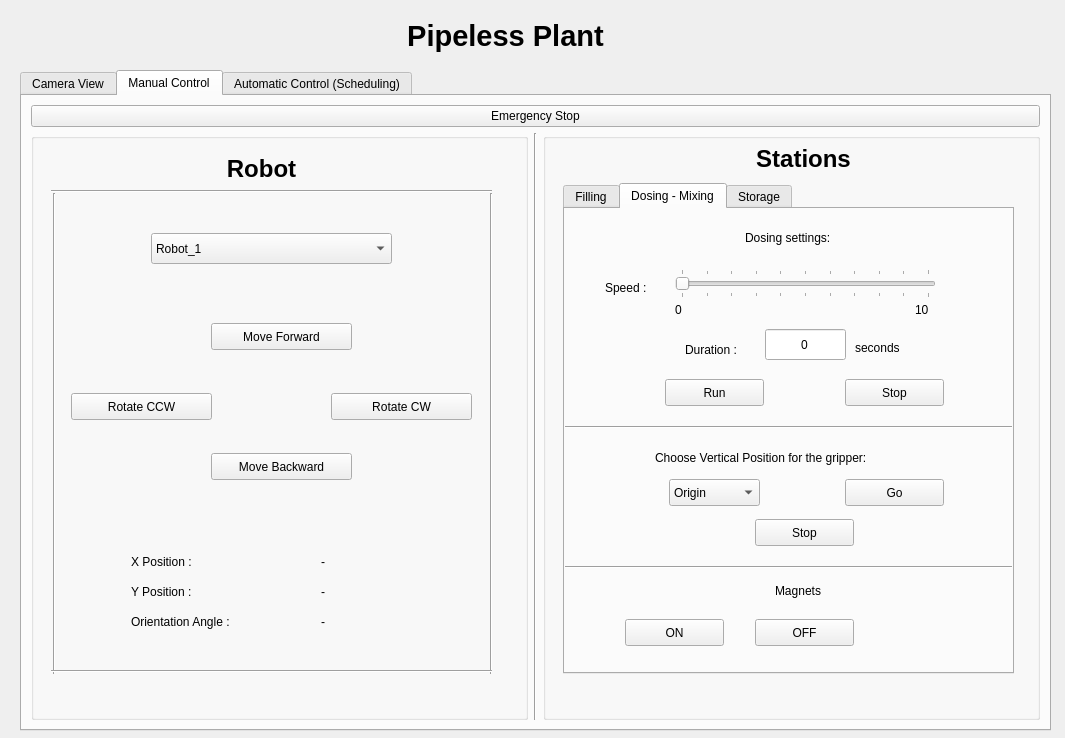
<?xml version="1.0" encoding="UTF-8"?>
<ui version="4.0">
 <class>mainForm</class>
 <widget class="QWidget" name="mainForm">
  <property name="geometry">
   <rect>
    <x>0</x>
    <y>0</y>
    <width>1065</width>
    <height>738</height>
   </rect>
  </property>
  <property name="sizePolicy">
   <sizepolicy hsizetype="Fixed" vsizetype="Fixed">
    <horstretch>0</horstretch>
    <verstretch>0</verstretch>
   </sizepolicy>
  </property>
  <property name="minimumSize">
   <size>
    <width>1065</width>
    <height>738</height>
   </size>
  </property>
  <property name="maximumSize">
   <size>
    <width>1065</width>
    <height>738</height>
   </size>
  </property>
  <property name="windowTitle">
   <string>Pipeless Plant Application</string>
  </property>
  <widget class="QTabWidget" name="mainTabWidget">
   <property name="geometry">
    <rect>
     <x>20</x>
     <y>70</y>
     <width>1031</width>
     <height>661</height>
    </rect>
   </property>
   <property name="sizePolicy">
    <sizepolicy hsizetype="Fixed" vsizetype="Fixed">
     <horstretch>0</horstretch>
     <verstretch>0</verstretch>
    </sizepolicy>
   </property>
   <property name="minimumSize">
    <size>
     <width>0</width>
     <height>0</height>
    </size>
   </property>
   <property name="currentIndex">
    <number>1</number>
   </property>
   <widget class="QWidget" name="camera_tab">
    <attribute name="title">
     <string>Camera View</string>
    </attribute>
    <widget class="QLabel" name="cameraView_label">
     <property name="geometry">
      <rect>
       <x>20</x>
       <y>20</y>
       <width>971</width>
       <height>621</height>
      </rect>
     </property>
     <property name="frameShape">
      <enum>QFrame::Box</enum>
     </property>
     <property name="text">
      <string/>
     </property>
    </widget>
   </widget>
   <widget class="QWidget" name="manual_tab">
    <attribute name="title">
     <string>Manual Control</string>
    </attribute>
    <layout class="QGridLayout" name="gridLayout">
     <item row="0" column="0">
      <widget class="QPushButton" name="emergencyStop_button">
       <property name="text">
        <string>Emergency Stop</string>
       </property>
      </widget>
     </item>
     <item row="1" column="0">
      <layout class="QHBoxLayout" name="horizontalLayout_2">
       <item>
        <widget class="QGroupBox" name="robotGroupBox">
         <property name="autoFillBackground">
          <bool>false</bool>
         </property>
         <property name="title">
          <string/>
         </property>
         <property name="alignment">
          <set>Qt::AlignCenter</set>
         </property>
         <widget class="QComboBox" name="robots_comboBox">
          <property name="geometry">
           <rect>
            <x>120</x>
            <y>100</y>
            <width>241</width>
            <height>31</height>
           </rect>
          </property>
          <property name="currentIndex">
           <number>0</number>
          </property>
          <item>
           <property name="text">
            <string>Robot_1</string>
           </property>
          </item>
          <item>
           <property name="text">
            <string>Robot_2</string>
           </property>
          </item>
          <item>
           <property name="text">
            <string>Robot_3</string>
           </property>
          </item>
          <item>
           <property name="text">
            <string>Robot_4</string>
           </property>
          </item>
         </widget>
         <widget class="QPushButton" name="moveForward_button">
          <property name="geometry">
           <rect>
            <x>180</x>
            <y>190</y>
            <width>141</width>
            <height>27</height>
           </rect>
          </property>
          <property name="text">
           <string>Move Forward</string>
          </property>
         </widget>
         <widget class="QPushButton" name="rotateCCW_button">
          <property name="geometry">
           <rect>
            <x>40</x>
            <y>260</y>
            <width>141</width>
            <height>27</height>
           </rect>
          </property>
          <property name="text">
           <string>Rotate CCW</string>
          </property>
         </widget>
         <widget class="QPushButton" name="rotateCW_button">
          <property name="geometry">
           <rect>
            <x>300</x>
            <y>260</y>
            <width>141</width>
            <height>27</height>
           </rect>
          </property>
          <property name="text">
           <string>Rotate CW</string>
          </property>
         </widget>
         <widget class="QLabel" name="posXLabel">
          <property name="geometry">
           <rect>
            <x>100</x>
            <y>420</y>
            <width>171</width>
            <height>17</height>
           </rect>
          </property>
          <property name="text">
           <string>X Position :</string>
          </property>
         </widget>
         <widget class="QLabel" name="angleLabel">
          <property name="geometry">
           <rect>
            <x>100</x>
            <y>480</y>
            <width>161</width>
            <height>17</height>
           </rect>
          </property>
          <property name="text">
           <string>Orientation Angle :</string>
          </property>
         </widget>
         <widget class="QLabel" name="posXValue_label">
          <property name="geometry">
           <rect>
            <x>290</x>
            <y>420</y>
            <width>68</width>
            <height>17</height>
           </rect>
          </property>
          <property name="text">
           <string>-</string>
          </property>
         </widget>
         <widget class="QLabel" name="posYLabel">
          <property name="geometry">
           <rect>
            <x>100</x>
            <y>450</y>
            <width>171</width>
            <height>17</height>
           </rect>
          </property>
          <property name="text">
           <string>Y Position :</string>
          </property>
         </widget>
         <widget class="QLabel" name="posYValue_label">
          <property name="geometry">
           <rect>
            <x>290</x>
            <y>450</y>
            <width>68</width>
            <height>17</height>
           </rect>
          </property>
          <property name="text">
           <string>-</string>
          </property>
         </widget>
         <widget class="QLabel" name="angleValue_label">
          <property name="geometry">
           <rect>
            <x>290</x>
            <y>480</y>
            <width>68</width>
            <height>17</height>
           </rect>
          </property>
          <property name="text">
           <string>-</string>
          </property>
         </widget>
         <widget class="QPushButton" name="moveBackward_button">
          <property name="geometry">
           <rect>
            <x>180</x>
            <y>320</y>
            <width>141</width>
            <height>27</height>
           </rect>
          </property>
          <property name="text">
           <string>Move Backward</string>
          </property>
         </widget>
         <widget class="QLabel" name="label_3">
          <property name="geometry">
           <rect>
            <x>140</x>
            <y>10</y>
            <width>181</width>
            <height>51</height>
           </rect>
          </property>
          <property name="font">
           <font>
            <pointsize>18</pointsize>
            <weight>75</weight>
            <bold>true</bold>
           </font>
          </property>
          <property name="text">
           <string>Robot</string>
          </property>
          <property name="alignment">
           <set>Qt::AlignCenter</set>
          </property>
         </widget>
         <widget class="Line" name="line_5">
          <property name="geometry">
           <rect>
            <x>13</x>
            <y>60</y>
            <width>20</width>
            <height>481</height>
           </rect>
          </property>
          <property name="orientation">
           <enum>Qt::Vertical</enum>
          </property>
         </widget>
         <widget class="Line" name="line_6">
          <property name="geometry">
           <rect>
            <x>450</x>
            <y>60</y>
            <width>20</width>
            <height>481</height>
           </rect>
          </property>
          <property name="orientation">
           <enum>Qt::Vertical</enum>
          </property>
         </widget>
         <widget class="Line" name="line_7">
          <property name="geometry">
           <rect>
            <x>20</x>
            <y>50</y>
            <width>441</width>
            <height>16</height>
           </rect>
          </property>
          <property name="orientation">
           <enum>Qt::Horizontal</enum>
          </property>
         </widget>
         <widget class="Line" name="line_8">
          <property name="geometry">
           <rect>
            <x>20</x>
            <y>530</y>
            <width>441</width>
            <height>16</height>
           </rect>
          </property>
          <property name="orientation">
           <enum>Qt::Horizontal</enum>
          </property>
         </widget>
        </widget>
       </item>
       <item>
        <widget class="Line" name="line">
         <property name="orientation">
          <enum>Qt::Vertical</enum>
         </property>
        </widget>
       </item>
       <item>
        <widget class="QGroupBox" name="stationGroupBox">
         <property name="title">
          <string/>
         </property>
         <widget class="QTabWidget" name="stationsTabWidget">
          <property name="geometry">
           <rect>
            <x>20</x>
            <y>50</y>
            <width>451</width>
            <height>491</height>
           </rect>
          </property>
          <property name="currentIndex">
           <number>1</number>
          </property>
          <widget class="QWidget" name="fillingTab">
           <attribute name="title">
            <string>Filling</string>
           </attribute>
           <widget class="QPushButton" name="fillingRun_button">
            <property name="geometry">
             <rect>
              <x>100</x>
              <y>290</y>
              <width>99</width>
              <height>27</height>
             </rect>
            </property>
            <property name="text">
             <string>Run</string>
            </property>
           </widget>
           <widget class="QPushButton" name="fillingStop_button">
            <property name="geometry">
             <rect>
              <x>240</x>
              <y>290</y>
              <width>99</width>
              <height>27</height>
             </rect>
            </property>
            <property name="text">
             <string>Stop</string>
            </property>
           </widget>
           <widget class="QComboBox" name="filling_comboBox">
            <property name="geometry">
             <rect>
              <x>100</x>
              <y>110</y>
              <width>241</width>
              <height>31</height>
             </rect>
            </property>
            <property name="currentIndex">
             <number>0</number>
            </property>
            <item>
             <property name="text">
              <string>Blue</string>
             </property>
            </item>
            <item>
             <property name="text">
              <string>Red</string>
             </property>
            </item>
            <item>
             <property name="text">
              <string>Yellow</string>
             </property>
            </item>
            <item>
             <property name="text">
              <string>Black</string>
             </property>
            </item>
           </widget>
           <widget class="QLabel" name="label_11">
            <property name="geometry">
             <rect>
              <x>270</x>
              <y>190</y>
              <width>68</width>
              <height>17</height>
             </rect>
            </property>
            <property name="text">
             <string>seconds</string>
            </property>
           </widget>
           <widget class="QLabel" name="label_14">
            <property name="geometry">
             <rect>
              <x>110</x>
              <y>190</y>
              <width>68</width>
              <height>21</height>
             </rect>
            </property>
            <property name="text">
             <string>Duration :</string>
            </property>
           </widget>
           <widget class="QLineEdit" name="fillingDuration_lineEdit">
            <property name="geometry">
             <rect>
              <x>190</x>
              <y>186</y>
              <width>71</width>
              <height>31</height>
             </rect>
            </property>
            <property name="inputMethodHints">
             <set>Qt::ImhPreferNumbers</set>
            </property>
            <property name="text">
             <string>0</string>
            </property>
            <property name="alignment">
             <set>Qt::AlignCenter</set>
            </property>
           </widget>
          </widget>
          <widget class="QWidget" name="dosingTab">
           <attribute name="title">
            <string>Dosing - Mixing</string>
           </attribute>
           <widget class="QLabel" name="label_6">
            <property name="geometry">
             <rect>
              <x>290</x>
              <y>130</y>
              <width>68</width>
              <height>17</height>
             </rect>
            </property>
            <property name="text">
             <string>seconds</string>
            </property>
           </widget>
           <widget class="QLabel" name="label_9">
            <property name="geometry">
             <rect>
              <x>120</x>
              <y>130</y>
              <width>68</width>
              <height>21</height>
             </rect>
            </property>
            <property name="text">
             <string>Duration :</string>
            </property>
           </widget>
           <widget class="QSlider" name="doserSpeed_slider">
            <property name="geometry">
             <rect>
              <x>110</x>
              <y>60</y>
              <width>261</width>
              <height>29</height>
             </rect>
            </property>
            <property name="maximum">
             <number>10</number>
            </property>
            <property name="orientation">
             <enum>Qt::Horizontal</enum>
            </property>
            <property name="tickPosition">
             <enum>QSlider::TicksBothSides</enum>
            </property>
            <property name="tickInterval">
             <number>1</number>
            </property>
           </widget>
           <widget class="QLabel" name="label_16">
            <property name="geometry">
             <rect>
              <x>40</x>
              <y>70</y>
              <width>68</width>
              <height>17</height>
             </rect>
            </property>
            <property name="text">
             <string>Speed :</string>
            </property>
           </widget>
           <widget class="QPushButton" name="dosingRun_button">
            <property name="geometry">
             <rect>
              <x>100</x>
              <y>170</y>
              <width>99</width>
              <height>27</height>
             </rect>
            </property>
            <property name="text">
             <string>Run</string>
            </property>
           </widget>
           <widget class="QPushButton" name="dosingStop_button">
            <property name="geometry">
             <rect>
              <x>280</x>
              <y>170</y>
              <width>99</width>
              <height>27</height>
             </rect>
            </property>
            <property name="text">
             <string>Stop</string>
            </property>
           </widget>
           <widget class="QLabel" name="label_20">
            <property name="geometry">
             <rect>
              <x>110</x>
              <y>90</y>
              <width>21</width>
              <height>21</height>
             </rect>
            </property>
            <property name="text">
             <string>0</string>
            </property>
           </widget>
           <widget class="QLabel" name="label_21">
            <property name="geometry">
             <rect>
              <x>350</x>
              <y>90</y>
              <width>21</width>
              <height>21</height>
             </rect>
            </property>
            <property name="text">
             <string>10</string>
            </property>
           </widget>
           <widget class="Line" name="line_4">
            <property name="geometry">
             <rect>
              <x>0</x>
              <y>210</y>
              <width>451</width>
              <height>16</height>
             </rect>
            </property>
            <property name="orientation">
             <enum>Qt::Horizontal</enum>
            </property>
           </widget>
           <widget class="QPushButton" name="mixingVerticalGo_button">
            <property name="geometry">
             <rect>
              <x>280</x>
              <y>270</y>
              <width>99</width>
              <height>27</height>
             </rect>
            </property>
            <property name="text">
             <string>Go</string>
            </property>
           </widget>
           <widget class="QLabel" name="label_22">
            <property name="geometry">
             <rect>
              <x>90</x>
              <y>240</y>
              <width>281</width>
              <height>17</height>
             </rect>
            </property>
            <property name="text">
             <string>Choose Vertical Position for the gripper:</string>
            </property>
           </widget>
           <widget class="QComboBox" name="mixingVertical_comboBox">
            <property name="geometry">
             <rect>
              <x>104</x>
              <y>270</y>
              <width>91</width>
              <height>27</height>
             </rect>
            </property>
            <item>
             <property name="text">
              <string>Origin</string>
             </property>
            </item>
            <item>
             <property name="text">
              <string>Up</string>
             </property>
            </item>
            <item>
             <property name="text">
              <string>Down</string>
             </property>
            </item>
           </widget>
           <widget class="QLineEdit" name="dosingDuration_lineEdit">
            <property name="geometry">
             <rect>
              <x>200</x>
              <y>120</y>
              <width>81</width>
              <height>31</height>
             </rect>
            </property>
            <property name="inputMethodHints">
             <set>Qt::ImhPreferNumbers</set>
            </property>
            <property name="text">
             <string>0</string>
            </property>
            <property name="alignment">
             <set>Qt::AlignCenter</set>
            </property>
           </widget>
           <widget class="QPushButton" name="mixingVerticalStop_button">
            <property name="geometry">
             <rect>
              <x>190</x>
              <y>310</y>
              <width>99</width>
              <height>27</height>
             </rect>
            </property>
            <property name="text">
             <string>Stop</string>
            </property>
           </widget>
           <widget class="QPushButton" name="mixingMagnetOff_button">
            <property name="geometry">
             <rect>
              <x>190</x>
              <y>410</y>
              <width>99</width>
              <height>27</height>
             </rect>
            </property>
            <property name="text">
             <string>OFF</string>
            </property>
           </widget>
           <widget class="QPushButton" name="mixingMagnetOn_button">
            <property name="geometry">
             <rect>
              <x>60</x>
              <y>410</y>
              <width>99</width>
              <height>27</height>
             </rect>
            </property>
            <property name="text">
             <string>ON</string>
            </property>
           </widget>
           <widget class="QLabel" name="label_2">
            <property name="geometry">
             <rect>
              <x>210</x>
              <y>373</y>
              <width>68</width>
              <height>17</height>
             </rect>
            </property>
            <property name="text">
             <string>Magnets</string>
            </property>
           </widget>
           <widget class="QLabel" name="mixingMagnet_label">
            <property name="geometry">
             <rect>
              <x>330</x>
              <y>410</y>
              <width>81</width>
              <height>31</height>
             </rect>
            </property>
            <property name="text">
             <string/>
            </property>
            <property name="alignment">
             <set>Qt::AlignCenter</set>
            </property>
           </widget>
           <widget class="Line" name="line_9">
            <property name="geometry">
             <rect>
              <x>0</x>
              <y>350</y>
              <width>451</width>
              <height>16</height>
             </rect>
            </property>
            <property name="orientation">
             <enum>Qt::Horizontal</enum>
            </property>
           </widget>
           <widget class="QLabel" name="label_23">
            <property name="geometry">
             <rect>
              <x>180</x>
              <y>20</y>
              <width>191</width>
              <height>17</height>
             </rect>
            </property>
            <property name="text">
             <string>Dosing settings:</string>
            </property>
           </widget>
          </widget>
          <widget class="QWidget" name="storageTab">
           <attribute name="title">
            <string>Storage</string>
           </attribute>
           <widget class="QPushButton" name="storageVerticalGo_button">
            <property name="geometry">
             <rect>
              <x>240</x>
              <y>250</y>
              <width>99</width>
              <height>27</height>
             </rect>
            </property>
            <property name="text">
             <string>Go</string>
            </property>
           </widget>
           <widget class="QPushButton" name="storageHorizontalGo_button">
            <property name="geometry">
             <rect>
              <x>240</x>
              <y>70</y>
              <width>99</width>
              <height>27</height>
             </rect>
            </property>
            <property name="text">
             <string>Go</string>
            </property>
           </widget>
           <widget class="QLabel" name="label_17">
            <property name="geometry">
             <rect>
              <x>90</x>
              <y>20</y>
              <width>281</width>
              <height>17</height>
             </rect>
            </property>
            <property name="text">
             <string>Choose Horizontal Positon for storage:</string>
            </property>
           </widget>
           <widget class="QLabel" name="label_18">
            <property name="geometry">
             <rect>
              <x>90</x>
              <y>200</y>
              <width>281</width>
              <height>17</height>
             </rect>
            </property>
            <property name="text">
             <string>Choose Vertical Position for the gripper:</string>
            </property>
           </widget>
           <widget class="Line" name="line_2">
            <property name="geometry">
             <rect>
              <x>0</x>
              <y>160</y>
              <width>451</width>
              <height>16</height>
             </rect>
            </property>
            <property name="orientation">
             <enum>Qt::Horizontal</enum>
            </property>
           </widget>
           <widget class="QComboBox" name="storageHorizontal_comboBox">
            <property name="geometry">
             <rect>
              <x>100</x>
              <y>70</y>
              <width>85</width>
              <height>27</height>
             </rect>
            </property>
            <item>
             <property name="text">
              <string>Center</string>
             </property>
            </item>
            <item>
             <property name="text">
              <string>Slot_1</string>
             </property>
            </item>
            <item>
             <property name="text">
              <string>Slot_2</string>
             </property>
            </item>
            <item>
             <property name="text">
              <string>Slot_3</string>
             </property>
            </item>
            <item>
             <property name="text">
              <string>Slot_4</string>
             </property>
            </item>
            <item>
             <property name="text">
              <string>Slot_5</string>
             </property>
            </item>
            <item>
             <property name="text">
              <string>Slot_6</string>
             </property>
            </item>
            <item>
             <property name="text">
              <string>Origin</string>
             </property>
            </item>
           </widget>
           <widget class="QComboBox" name="storageVertical_comboBox">
            <property name="geometry">
             <rect>
              <x>100</x>
              <y>250</y>
              <width>85</width>
              <height>27</height>
             </rect>
            </property>
            <item>
             <property name="text">
              <string>Origin</string>
             </property>
            </item>
            <item>
             <property name="text">
              <string>Up</string>
             </property>
            </item>
            <item>
             <property name="text">
              <string>Middle</string>
             </property>
            </item>
            <item>
             <property name="text">
              <string>Down</string>
             </property>
            </item>
           </widget>
           <widget class="Line" name="line_3">
            <property name="geometry">
             <rect>
              <x>0</x>
              <y>340</y>
              <width>451</width>
              <height>16</height>
             </rect>
            </property>
            <property name="orientation">
             <enum>Qt::Horizontal</enum>
            </property>
           </widget>
           <widget class="QLabel" name="storageMagnet_label">
            <property name="geometry">
             <rect>
              <x>310</x>
              <y>330</y>
              <width>81</width>
              <height>31</height>
             </rect>
            </property>
            <property name="text">
             <string/>
            </property>
            <property name="alignment">
             <set>Qt::AlignCenter</set>
            </property>
           </widget>
           <widget class="QLabel" name="label_7">
            <property name="geometry">
             <rect>
              <x>190</x>
              <y>363</y>
              <width>68</width>
              <height>17</height>
             </rect>
            </property>
            <property name="text">
             <string>Magnets</string>
            </property>
           </widget>
           <widget class="QPushButton" name="storageMagnetOn_button">
            <property name="geometry">
             <rect>
              <x>40</x>
              <y>400</y>
              <width>99</width>
              <height>27</height>
             </rect>
            </property>
            <property name="text">
             <string>ON</string>
            </property>
           </widget>
           <widget class="QPushButton" name="storageMagnetOff_button">
            <property name="geometry">
             <rect>
              <x>170</x>
              <y>400</y>
              <width>99</width>
              <height>27</height>
             </rect>
            </property>
            <property name="text">
             <string>OFF</string>
            </property>
           </widget>
           <widget class="QPushButton" name="storageHorizontalStop_button">
            <property name="geometry">
             <rect>
              <x>160</x>
              <y>120</y>
              <width>99</width>
              <height>27</height>
             </rect>
            </property>
            <property name="text">
             <string>Stop</string>
            </property>
           </widget>
           <widget class="QPushButton" name="storageVerticalStop_button">
            <property name="geometry">
             <rect>
              <x>170</x>
              <y>300</y>
              <width>99</width>
              <height>27</height>
             </rect>
            </property>
            <property name="text">
             <string>Stop</string>
            </property>
           </widget>
          </widget>
         </widget>
         <widget class="QLabel" name="label_4">
          <property name="geometry">
           <rect>
            <x>170</x>
            <y>0</y>
            <width>181</width>
            <height>51</height>
           </rect>
          </property>
          <property name="font">
           <font>
            <pointsize>18</pointsize>
            <weight>75</weight>
            <bold>true</bold>
           </font>
          </property>
          <property name="text">
           <string>Stations</string>
          </property>
          <property name="alignment">
           <set>Qt::AlignCenter</set>
          </property>
         </widget>
        </widget>
       </item>
      </layout>
     </item>
    </layout>
   </widget>
   <widget class="QWidget" name="auto_tab">
    <attribute name="title">
     <string>Automatic Control (Scheduling)</string>
    </attribute>
    <widget class="QPushButton" name="autoStart_button">
     <property name="geometry">
      <rect>
       <x>260</x>
       <y>220</y>
       <width>271</width>
       <height>221</height>
      </rect>
     </property>
     <property name="text">
      <string>Start</string>
     </property>
    </widget>
    <widget class="QLabel" name="auto_label">
     <property name="geometry">
      <rect>
       <x>40</x>
       <y>50</y>
       <width>691</width>
       <height>161</height>
      </rect>
     </property>
     <property name="text">
      <string>TextLabel</string>
     </property>
    </widget>
    <widget class="QLabel" name="label">
     <property name="geometry">
      <rect>
       <x>670</x>
       <y>290</y>
       <width>201</width>
       <height>17</height>
      </rect>
     </property>
     <property name="text">
      <string>Currently doing: </string>
     </property>
    </widget>
    <widget class="QLabel" name="autoStatus_label">
     <property name="geometry">
      <rect>
       <x>690</x>
       <y>340</y>
       <width>251</width>
       <height>81</height>
      </rect>
     </property>
     <property name="text">
      <string>TextLabel</string>
     </property>
    </widget>
   </widget>
  </widget>
  <widget class="QLabel" name="label_5">
   <property name="geometry">
    <rect>
     <x>340</x>
     <y>10</y>
     <width>331</width>
     <height>51</height>
    </rect>
   </property>
   <property name="font">
    <font>
     <pointsize>22</pointsize>
     <weight>75</weight>
     <bold>true</bold>
    </font>
   </property>
   <property name="text">
    <string>Pipeless Plant</string>
   </property>
   <property name="alignment">
    <set>Qt::AlignCenter</set>
   </property>
  </widget>
 </widget>
 <resources/>
 <connections/>
</ui>
